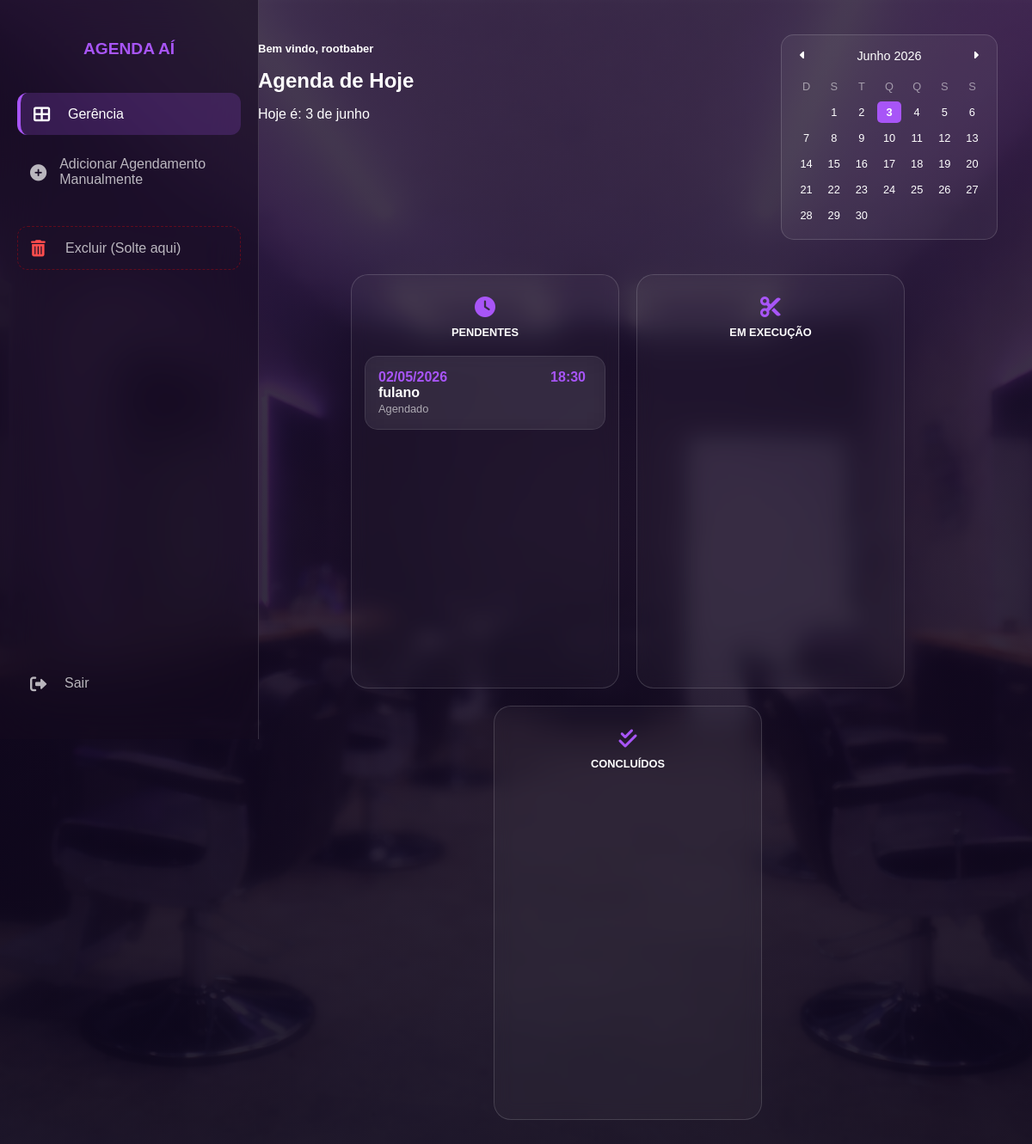
Page /home/barbeiro/ (signed in) on the earlier database version.
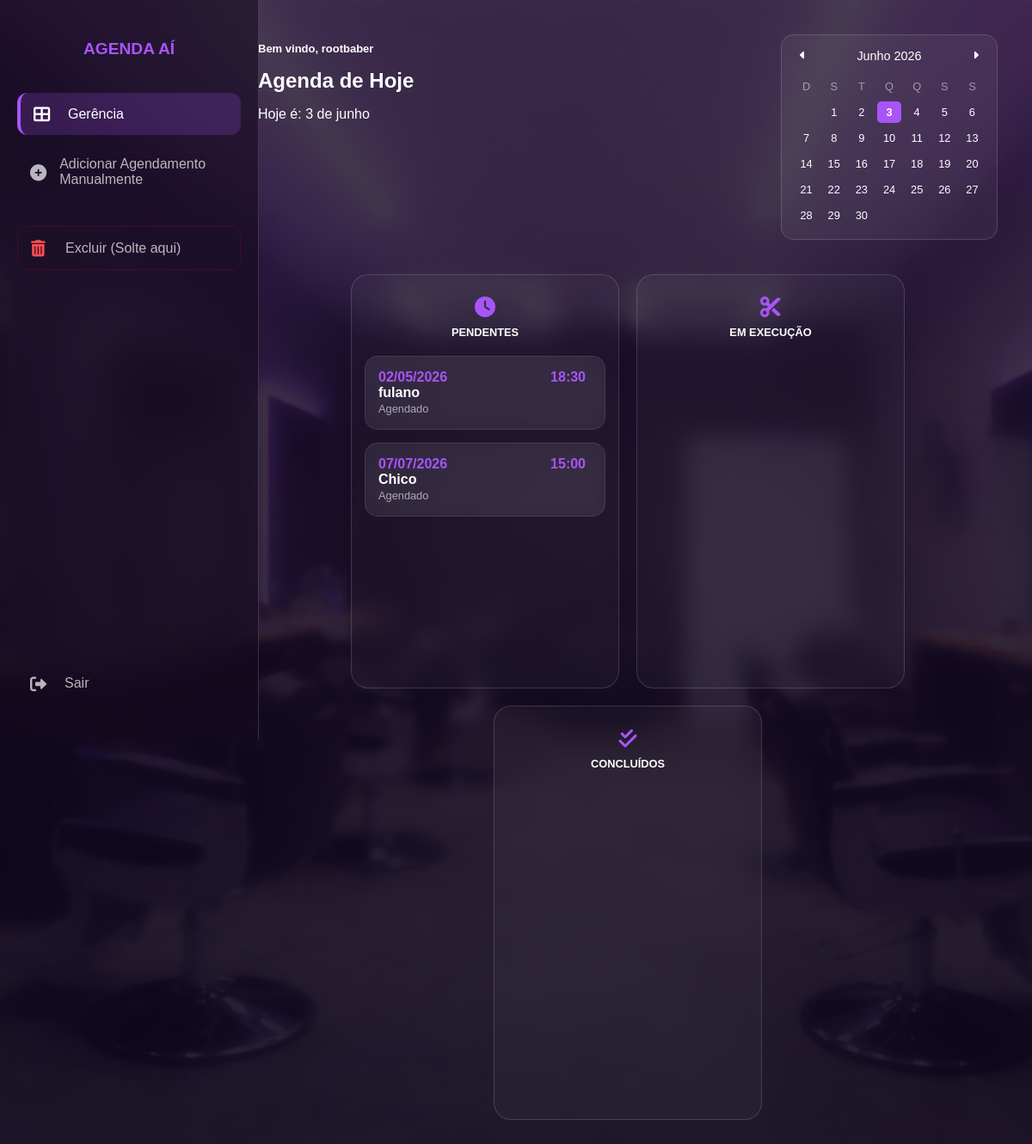
Same page on the later database version.
### agenda/models.py (models this page shows, shortened)
class Agendamento(models.Model):
    STATUS_CHOICES = [
        ('pendente', 'Pendente'),    # Aguardando confirmação
        ('confirmado', 'Confirmado'),  # Confirmado pelo barbeiro
        ('cancelado', 'Cancelado'),   # Cancelado pelo cliente
    ]
    usuario = models.ForeignKey(Usuario, on_delete=models.CASCADE)  # Qual cliente agendou
    barbeiro = models.ForeignKey(Barbeiro, on_delete=models.CASCADE, null=True, blank=True)  # Qual barbeiro vai atender
    servico = models.ForeignKey(Servico, on_delete=models.CASCADE, null=True, blank=True)  # Qual serviço foi escolhido
    data = models.DateField()  # Dia do agendamento
    hora = models.TimeField()  # Horário do agendamento
    status = models.CharField(max_length=20, choices=STATUS_CHOICES, default='pendente')  # Situação atual
    observacao = models.TextField(blank=True, null=True)  # Recado do cliente (opcional)
    class Meta:
        unique_together = ['barbeiro', 'data', 'hora']

class Usuario(models.Model):
    nome = models.CharField(max_length=150)
    telefone = models.CharField(max_length=11, unique=True)
    data_nascimento = models.DateField()
    senha = models.CharField(max_length=255)

### agenda/views.py (the view)
# urls.py: path('home/barbeiro/', views.home_barbeiro, name='home_barbeiro'),
def home_barbeiro(request):
    barbeiro_id = request.session.get('barbeiro_id')
    if not barbeiro_id:
        return redirect('login')
    try:
        barbeiro_logado = Barbeiro.objects.get(id=barbeiro_id)
        agendamentos = Agendamento.objects.filter(barbeiro=barbeiro_logado)
        context = {
            'barbeiro': barbeiro_logado,
            'pendentes': agendamentos.filter(status='pendente'), # Ajustado para bater com seu banco
            'execucao': agendamentos.filter(status='execucao'),
            'concluidos': agendamentos.filter(status='concluido'),
        }
        return render(request, 'agenda/home_barbeiro.html', context)
    except Barbeiro.DoesNotExist:
        return redirect('login')

### agenda/templates/agenda/home_barbeiro.html (shortened to what this page needs)
{% load static %}
<!DOCTYPE html>
<html lang="pt-br">
<head>
    <link rel="stylesheet" href="https://cdnjs.cloudflare.com/ajax/libs/font-awesome/6.0.0/css/all.min.css">
</head>
<body>
    <nav class="sidebar">
        <h2>AGENDA AÍ</h2>
        <a href="#" class="menu-item active">
            <i class="fas fa-th-large"></i> <span>Gerência</span>
        </a>
        <a href="{% url 'cadastrar' %}" class="menu-item">
            <i class="fas fa-plus-circle"></i> <span>Adicionar Agendamento Manualmente</span>
        </a>
        <div id="delete-zone" class="menu-item" style="border: 1px dashed rgba(255,0,0,0.3); margin-top: 20px;">
            <i class="fas fa-trash-alt" style="color: #ff4d4d;"></i> <span>Excluir (Solte aqui)</span>
        </div>
        <div style="margin-top: auto;">
            <a href="{% url 'login' %}" class="menu-item">
                <i class="fas fa-sign-out-alt"></i> <span>Sair</span>
            </a>
        </div>
    </nav>
    <main>
        <div class="top-header">
            <div class="date-info">
                <h1 style="font-size: small;">Bem vindo, {{ barbeiro.nome }}</h1>
                <h1 style="font-size: 1.5rem;">Agenda de Hoje</h1>
                <p>Hoje é: <span id="data-atual"></span></p>
            </div>
            <div class="calendar-glass">
                <div class="calendar-header">
                    <button id="prevMonth"><i class="fas fa-caret-left"></i></button>
                    <span id="monthDisplay">Abril 2026</span>
                    <button id="nextMonth"><i class="fas fa-caret-right"></i></button>
                </div>
                <div class="calendar-grid" id="calendarGrid">
                    <div style="opacity: 0.5;">D</div><div style="opacity: 0.5;">S</div><div style="opacity: 0.5;">T</div>
                    <div style="opacity: 0.5;">Q</div><div style="opacity: 0.5;">Q</div><div style="opacity: 0.5;">S</div><div style="opacity: 0.5;">S</div>
                </div>
            </div>
        </div>
        <div class="kanban-container">
            <div class="kanban-column">
                <div class="column-header"><i class="fas fa-clock"></i> Pendentes</div>
                <div class="sortable-list" id="pendentes" style="min-height: 350px;">
                    {% for card in pendentes %}
                    <div class="glass-card" data-id="{{ card.id }}">
                        <span class="date-slot">{{ card.data|date:"d/m/Y" }}</span><span class="time-slot">{{ card.hora|time:"H:i" }}</span>
                        <div class="client-details">
                            <h3>{{ card.usuario.nome }}</h3>
                            <span>Agendado</span>
                        </div>
                    </div>
                    {% endfor %}
                </div>
            </div>
            <div class="kanban-column">
                <div class="column-header"><i class="fas fa-cut"></i> Em execução</div>
                <div class="sortable-list" id="execucao" style="min-height: 350px;">
                </div>
            </div>
            <div class="kanban-column">
                <div class="column-header"><i class="fas fa-check-double"></i> Concluídos</div>
                <div class="sortable-list" id="concluidos" style="min-height: 350px;">
                </div>
            </div>
        </div>
    </main>
</body>
</html>

Differences in the rows shown:
added Agendamento: data "07/07/2026", hora "15:00", usuario.nome "Chico"
